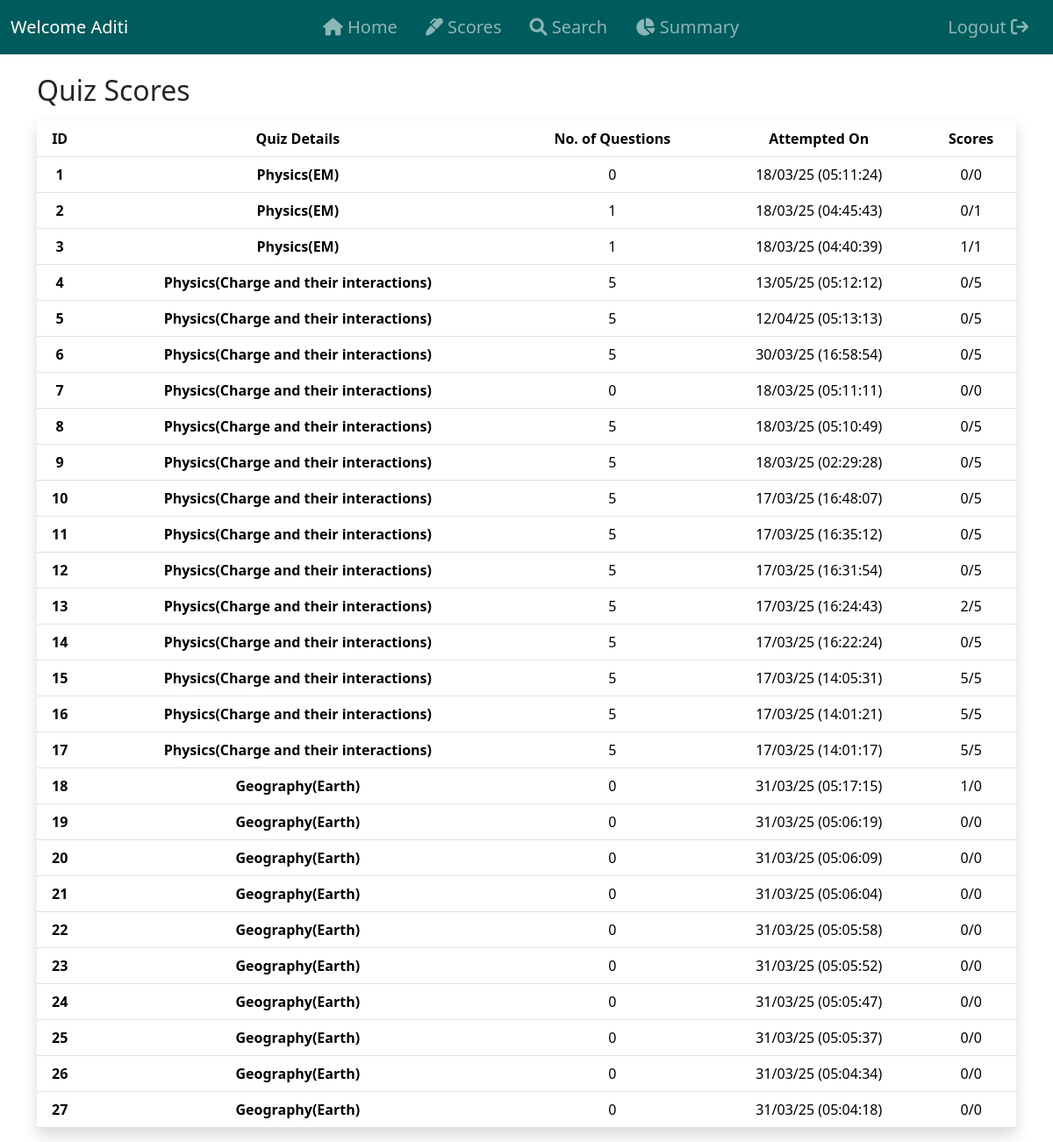
The app's page /quiz_scores/1 (signed in) with its own data.
### controllers/models.py (models this page shows, shortened)
class User(db.Model, UserMixin):
    __tablename__ = 'user'
    id = db.Column(db.Integer, primary_key=True)
    fullname = db.Column(db.String(200), nullable=False)
    email = db.Column(db.String(150), unique=True, nullable=False)
    username = db.Column(db.String(100), unique=True, nullable=False)
    dob = db.Column(db.Date, nullable=False)
    qualification = db.Column(db.String(200))
    document_path = db.Column(db.String(length=200), nullable=False)  # Path to uploaded document
    password = db.Column(db.String(60), nullable=False)

class Score(db.Model):
    id = db.Column(db.Integer, primary_key=True)
    quiz_id = db.Column(db.Integer, db.ForeignKey('quiz.id'), nullable=False)
    user_id = db.Column(db.Integer, db.ForeignKey('user.id'), nullable=False)
    time_stamp_of_attempt = db.Column(db.DateTime, default=func.now())
    total_scored = db.Column(db.Integer, nullable=False)
    user = db.relationship('User', backref='scores')
    @hybrid_property
    def formatted_timestamp(self):
        if self.time_stamp_of_attempt:
            return self.time_stamp_of_attempt.strftime("%d/%m/%y (%H:%M:%S)")
        return None

class Subject(db.Model):
    id = db.Column(db.Integer, primary_key=True)
    name = db.Column(db.String(200), unique=True, nullable=False)
    description = db.Column(db.Text)
    chapters = db.relationship('Chapter', backref='subject', cascade='all, delete-orphan')

class Chapter(db.Model):
    id = db.Column(db.Integer, primary_key=True)
    name = db.Column(db.String(200), nullable=False, unique=True)
    description = db.Column(db.Text, nullable=False)
    no_of_quizes = db.Column(db.Integer, nullable=False) # I don't know how to use this stuff.
    subject_id = db.Column(db.Integer, db.ForeignKey('subject.id'), nullable=False)
    quizzes = db.relationship('Quiz', backref='chapter', cascade='all, delete-orphan')

### controllers/routes.py (the view)
@app.route('/quiz_scores/<int:user_id>')
@login_required
def quiz_scores(user_id=None):
    scores = (
        Score.query
        .join(Quiz)  # Join to access Quiz fields
        .filter(Score.user_id == user_id)
        .order_by(Quiz.chapter_id, Score.time_stamp_of_attempt.desc())  # Order by chapter and time_stamp_of_attempt
        .options(joinedload(Score.quiz))  # Eager load to reduce queries
        .all()
    )
    return render_template('quiz_scores.html', scores=scores)

### controllers/models.py (called while the page is built)
@login_manager.user_loader
def load_user(user_id):
    try:
        user_type, id = user_id.split('-')
        id = int(id)
        if user_type == 'admin':
            return Admin.query.get(id)
        else:
            return User.query.get(id)
    except (ValueError, AttributeError):
        print(f"ERROR: Invalid user_id: {user_id}")
        return None

    @hybrid_property
    def no_of_questions(self):
        return len(self.questions)

### controllers/templates/quiz_scores.html (shortened to what this page needs)
{% extends 'base.html' %}
{% block content %}
    <div class="container mt-4">
            <h2>Quiz Scores</h2>
            {% if scores %}
                <table class="table table-hover shadow mt-3">
                    <thead>
                        <tr>
                            <th scope="col" class="text-center">ID</th>
                            <th scope="col" class="text-center">Quiz Details</th>
                            <th scope="col" class="text-center">No. of Questions</th>
                            <th scope="col" class="text-center">Attempted On</th>
                            <th scope="col" class="text-center">Scores</th>
                        </tr>
                    </thead>
                    <tbody>
                        {% for score in scores %}
                            <tr>
                                <th scope="col" class="text-center">{{ loop.index }}</th>
                                <th scope="col" class="text-center">{{ score.quiz.subject.name }}({{ score.quiz.chapter.name }})</th>
                                <td class="text-center">{{score.quiz.no_of_questions}}</td>
                                <td class="text-center">{{score.formatted_timestamp}}</td>
                                <td class="text-center">{{score.total_scored}}/{{score.quiz.no_of_questions}}</td>
                            </tr>
                        {% endfor %}
                    </tbody>
                </table>
            {% else %}
                <div class="container"><h3 style="color: #808080;">You haven't participated in any quiz yet! Participate to have scores</h3></div>
            {% endif %}
    </div>
{% endblock%}

### controllers/templates/base.html (shortened to what this page needs)
<!doctype html>
<html lang="en">
<head>
    <link rel="stylesheet" href="https://cdnjs.cloudflare.com/ajax/libs/font-awesome/6.0.0-beta3/css/all.min.css">
    <link href="https://cdn.jsdelivr.net/npm/bootstrap@5.3.3/dist/css/bootstrap.min.css" rel="stylesheet"
>
    <link rel="stylesheet" href="{{ url_for('static', filename='styles.css') }}">
</head>
<body class="d-flex flex-column min-vh-100">
    <header>
        <nav class="navbar navbar-expand-lg navbar-dark fixed-top color custom-navbar">
            <div class="container-fluid">
                {% if current_user.is_authenticated %}
                <a class="navbar-brand me-auto" href="#">
                    Welcome {{ current_user.username if current_user.username else current_user.email.split('@')[0] }}
                </a>
                <div class="collapse navbar-collapse justify-content-center" id="navbarNavAltMarkup">
                    <div class="navbar-nav">
                        <a class="nav-link fs-5 px-3 py-2" aria-current="page" href="{{url_for('dashboard')}}"><i class="fa-solid fa-house"></i> Home</a>
                        {% if current_user.__tablename__ == 'admin' %}
                            <a class="nav-link fs-5 px-3 py-2" href="{{url_for('quiz_management')}}"><i class="fa-solid fa-question"></i> Quiz</a>
                        {% elif current_user.__tablename__ == 'user' %}
                            <a class="nav-link fs-5 px-3 py-2" href="{{ url_for('quiz_scores', user_id=current_user.id)}}"><i class="fa-solid fa-marker"></i> Scores</a>
                        {% endif %}
                        <a class="nav-link fs-5 px-3 py-2" href="{{url_for('search')}}"><i class="fa-solid fa-magnifying-glass"></i> Search</a>
                        <a class="nav-link fs-5 px-3 py-2" href="{{url_for('summary')}}"><i class="fa-solid fa-chart-pie"></i> Summary</a>
                    </div>
                </div>
                <div class="justify-content" id="navbarNavAltMarkup">
                    <div class="navbar-nav ms-auto fs-5">
                        <a class="nav-link fs-5 px-3 py-2" href="{{url_for('logout')}}">
                            Logout <i class="fa-solid fa-arrow-right-from-bracket"></i>
                        </a>
                    </div>
                </div>
                {% endif %}
            </div>
        </nav>
    </header>
    <main class="flex-grow-1">
        {% block content %}
        {% endblock %}
    </main>
</body>
</html>

### controllers/static/styles.css (style rules this page uses)
body { padding-top: 60px; }
.custom-navbar { background-color: #005B5C; }

### records on screen
User: username "Aditi"
Score: quiz.subject.name "Physics", quiz.chapter.name "EM", quiz.no_of_questions "0", formatted_timestamp "18/03/25 (05:11:24)", total_scored "0"
Score: quiz.subject.name "Physics", quiz.chapter.name "EM", quiz.no_of_questions "1", formatted_timestamp "18/03/25 (04:45:43)", total_scored "0"
Score: quiz.subject.name "Physics", quiz.chapter.name "EM", quiz.no_of_questions "1", formatted_timestamp "18/03/25 (04:40:39)", total_scored "1"
Score: quiz.subject.name "Physics", quiz.chapter.name "Charge and their interactions", quiz.no_of_questions "5", formatted_timestamp "13/05/25 (05:12:12)", total_scored "0"
Score: quiz.subject.name "Physics", quiz.chapter.name "Charge and their interactions", quiz.no_of_questions "5", formatted_timestamp "12/04/25 (05:13:13)", total_scored "0"
Score: quiz.subject.name "Physics", quiz.chapter.name "Charge and their interactions", quiz.no_of_questions "5", formatted_timestamp "30/03/25 (16:58:54)", total_scored "0"
Score: quiz.subject.name "Physics", quiz.chapter.name "Charge and their interactions", quiz.no_of_questions "0", formatted_timestamp "18/03/25 (05:11:11)", total_scored "0"
Score: quiz.subject.name "Physics", quiz.chapter.name "Charge and their interactions", quiz.no_of_questions "5", formatted_timestamp "18/03/25 (05:10:49)", total_scored "0"
Score: quiz.subject.name "Physics", quiz.chapter.name "Charge and their interactions", quiz.no_of_questions "5", formatted_timestamp "18/03/25 (02:29:28)", total_scored "0"
Score: quiz.subject.name "Physics", quiz.chapter.name "Charge and their interactions", quiz.no_of_questions "5", formatted_timestamp "17/03/25 (16:48:07)", total_scored "0"
Score: quiz.subject.name "Physics", quiz.chapter.name "Charge and their interactions", quiz.no_of_questions "5", formatted_timestamp "17/03/25 (16:35:12)", total_scored "0"
Score: quiz.subject.name "Physics", quiz.chapter.name "Charge and their interactions", quiz.no_of_questions "5", formatted_timestamp "17/03/25 (16:31:54)", total_scored "0"
Score: quiz.subject.name "Physics", quiz.chapter.name "Charge and their interactions", quiz.no_of_questions "5", formatted_timestamp "17/03/25 (16:24:43)", total_scored "2"
Score: quiz.subject.name "Physics", quiz.chapter.name "Charge and their interactions", quiz.no_of_questions "5", formatted_timestamp "17/03/25 (16:22:24)", total_scored "0"
Score: quiz.subject.name "Physics", quiz.chapter.name "Charge and their interactions", quiz.no_of_questions "5", formatted_timestamp "17/03/25 (14:05:31)", total_scored "5"
Score: quiz.subject.name "Physics", quiz.chapter.name "Charge and their interactions", quiz.no_of_questions "5", formatted_timestamp "17/03/25 (14:01:21)", total_scored "5"
Score: quiz.subject.name "Physics", quiz.chapter.name "Charge and their interactions", quiz.no_of_questions "5", formatted_timestamp "17/03/25 (14:01:17)", total_scored "5"
Score: quiz.subject.name "Geography", quiz.chapter.name "Earth", quiz.no_of_questions "0", formatted_timestamp "31/03/25 (05:17:15)", total_scored "1"
Score: quiz.subject.name "Geography", quiz.chapter.name "Earth", quiz.no_of_questions "0", formatted_timestamp "31/03/25 (05:06:19)", total_scored "0"
Score: quiz.subject.name "Geography", quiz.chapter.name "Earth", quiz.no_of_questions "0", formatted_timestamp "31/03/25 (05:06:09)", total_scored "0"
Score: quiz.subject.name "Geography", quiz.chapter.name "Earth", quiz.no_of_questions "0", formatted_timestamp "31/03/25 (05:06:04)", total_scored "0"
Score: quiz.subject.name "Geography", quiz.chapter.name "Earth", quiz.no_of_questions "0", formatted_timestamp "31/03/25 (05:05:58)", total_scored "0"
Score: quiz.subject.name "Geography", quiz.chapter.name "Earth", quiz.no_of_questions "0", formatted_timestamp "31/03/25 (05:05:52)", total_scored "0"
Score: quiz.subject.name "Geography", quiz.chapter.name "Earth", quiz.no_of_questions "0", formatted_timestamp "31/03/25 (05:05:47)", total_scored "0"
Score: quiz.subject.name "Geography", quiz.chapter.name "Earth", quiz.no_of_questions "0", formatted_timestamp "31/03/25 (05:05:37)", total_scored "0"
Score: quiz.subject.name "Geography", quiz.chapter.name "Earth", quiz.no_of_questions "0", formatted_timestamp "31/03/25 (05:04:34)", total_scored "0"
Score: quiz.subject.name "Geography", quiz.chapter.name "Earth", quiz.no_of_questions "0", formatted_timestamp "31/03/25 (05:04:18)", total_scored "0"
